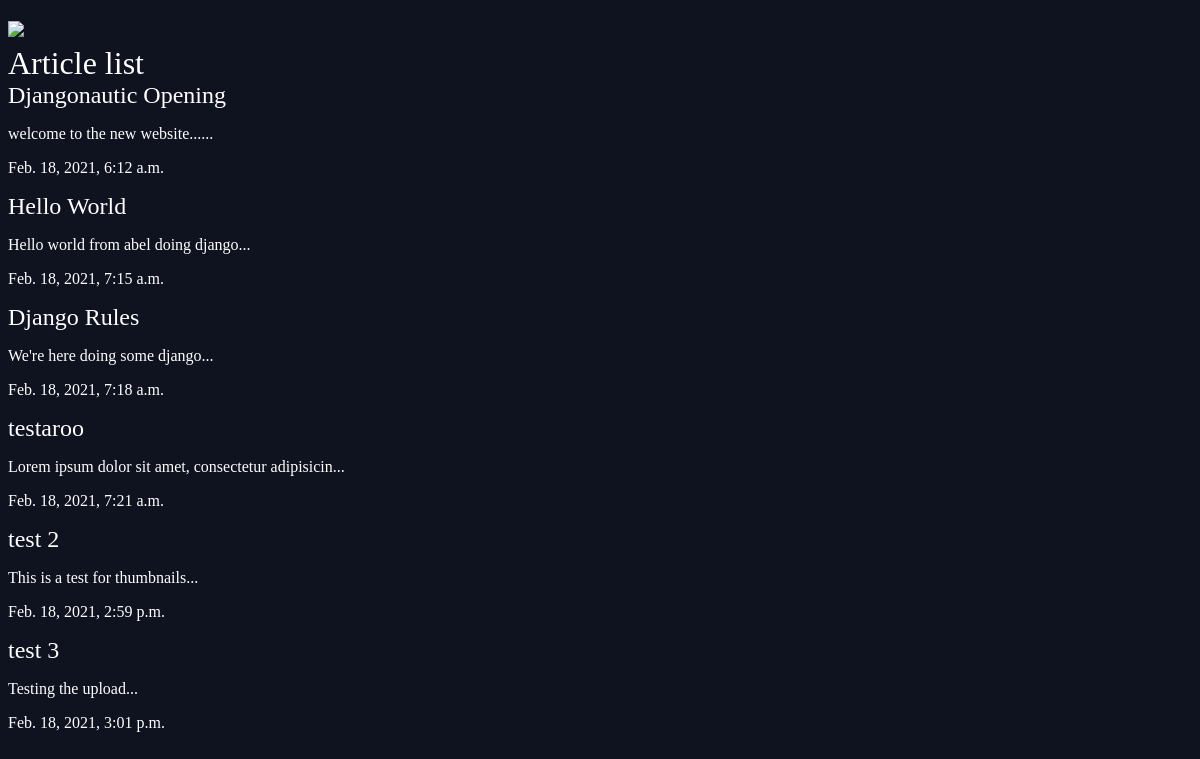
The app's page /articles/ with its own data.
### articles/models.py (models this page shows, shortened)
class Article(models.Model):
    title = models.CharField(max_length=100)
    slug = models.SlugField()
    body = models.TextField()
    date = models.DateTimeField(auto_now_add=True)
    thumb = models.ImageField(default='default.png', blank=True)
    def snippet(self):
        return self.body[:50] + '...'

### articles/views.py (the view)
# urls.py: path(r'',views.article_list, name="list"),
def article_list(request):
    articles = Article.objects.all().order_by('date')
    return render(request, 'articles/article_list.html',{ 'articles':articles })

### articles/templates/articles/article_list.html
{% extends 'base_layout.html' %}
{% block content %}
    <h1>Article list</h1>
    <div class="articles">
      {% for article in articles %}
      <div class="article">
      <h2><a href="{% url 'articles:detail' slug=article.slug %}">{{article.title}}</a></h2>
      <p>{{article.snippet}}</p>
      <p>{{article.date}}</p>
      </div>
      {% endfor %}
    </div>
{% endblock %}

### assets/styles.css (style rules this page uses)
body { background-color: #0f121f; background-image: url(stars.png); background-repeat-y: no-repeat; color: #fff; }
body * { font-family: Ubuntu; }
h1,h2,h3,h4,h5 { font-weight: normal; margin: 0; }
a,a:hover,a:visited { color: #fff; text-decoration: none; }

### records on screen
Article: title "Djangonautic Opening", snippet "welcome to the new website......", date "Feb. 18, 2021, 6:12 a.m."
Article: title "Hello World", snippet "Hello world from abel doing django...", date "Feb. 18, 2021, 7:15 a.m."
Article: title "Django Rules", snippet "We're here doing some django...", date "Feb. 18, 2021, 7:18 a.m."
Article: title "testaroo", snippet "Lorem ipsum dolor sit amet, consectetur adipisicin...", date "Feb. 18, 2021, 7:21 a.m."
Article: title "test 2", snippet "This is a test for thumbnails...", date "Feb. 18, 2021, 2:59 p.m."
Article: title "test 3", snippet "Testing the upload...", date "Feb. 18, 2021, 3:01 p.m."
